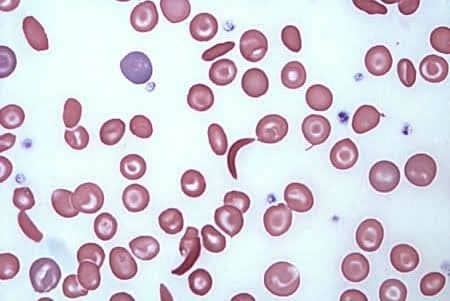
#> input picture rbc/test1.jpg, 450 x 301 px
$ jupyter execute --allow-errors morphology.ipynb
#> lines starting #> are read from the running program, lines starting #| are printed output that depends on the picture; after the words box and inside, x2 and y2 are one past the last pixel; in counts of white or black regions, pixels touching at a corner belong together
#> further down, img is the input picture: shape (301, 450, 3); mean B, G, R 218.9, 208.4, 213.8
# Hand crafted morpohology approach

[cell 1]
import os
import cv2
import numpy as np
import matplotlib.pyplot as plt

#> (the rest of this cell did not finish here and is left out)

#> (a cell that did not finish here is left out)

[cell 3]
# sliding window technique

def process(img_rgb):

    # green channel produce slightly better result than the grayscale image and other channels
    img_gray=img_rgb[:,:,1]
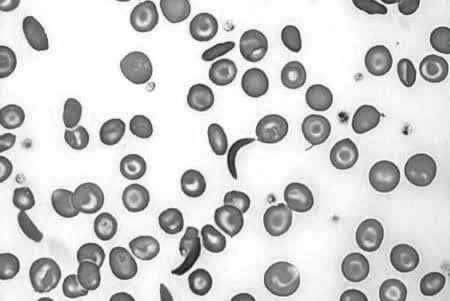
#> img_gray: shape (301, 450); min 24, max 255, mean 208.4
    #cv2.cvtColor(img_rgb, cv2.COLOR_BGR2GRAY)

    # morphological opening
    circle7=cv2.getStructuringElement(cv2.MORPH_ELLIPSE,(7,7))
    img_open=cv2.morphologyEx(img_gray, cv2.MORPH_OPEN, circle7)
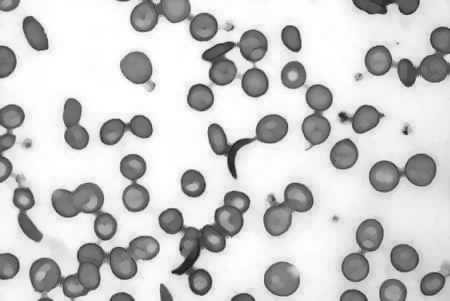
#> img_open: shape (301, 450); min 24, max 255, mean 203

    # otsu thresholding
    img_th=cv2.threshold(img_open,0,255,cv2.THRESH_OTSU)[1]
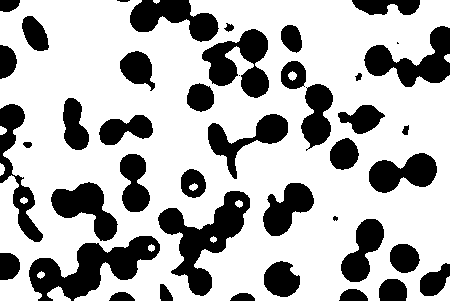
#> img_th: shape (301, 450); 70.5% white; 43 black regions (3 under 20 px), largest, box (x1, y1, x2, y2) and area: (29, 236, 160, 301) 3841, (158, 191, 250, 296) 3626, (202, 29, 269, 98) 2482
    # invert the image in case the objects of interest are in the dark side
    if(np.sum(img_th==255)>np.sum(img_th==0)):
        img_th=cv2.bitwise_not(img_th)

    #second morphological opening on binary image
    bin_open=cv2.morphologyEx(img_th, cv2.MORPH_OPEN, circle7)
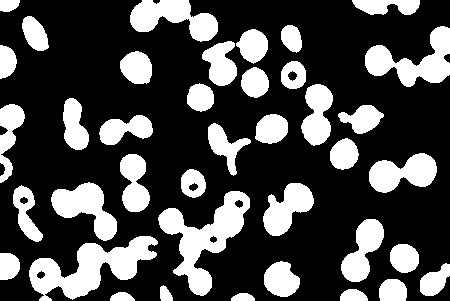
#> bin_open: shape (301, 450); 29% white; 39 white regions, largest, box (x1, y1, x2, y2) and area: (29, 236, 158, 301) 3764, (158, 191, 250, 296) 3606, (365, 26, 450, 87) 2402
    #connected components

    segmented_image =cv2.connectedComponents(bin_open)[1]
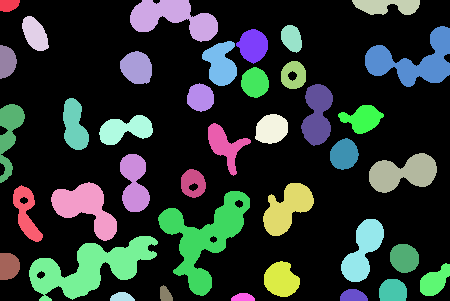
#> segmented_image: shape (301, 450) int32; 40 distinct labels, from 0 to 39; one colour per label, 0 black
    #segmented_image =segment_on_dt(bin_open,20)

    return segmented_image

# Test

#> (a cell that did not finish here is left out)

[cell 5]
img = cv2.imread("test1.jpg")

[cell 6]
# segment input image
sg = process(img)

[cell 7]
fig=plt.figure(figsize=(12, 12))
ax1 = fig.add_subplot(1,2,1)

ax1.imshow(img)
ax2 = fig.add_subplot(1,2,2)
ax2.imshow(sg)
#> figure, not shown here; B, G, R data is drawn as R, G, B

$ run again, with rbc/test2.jpg copied over rbc/test1.jpg
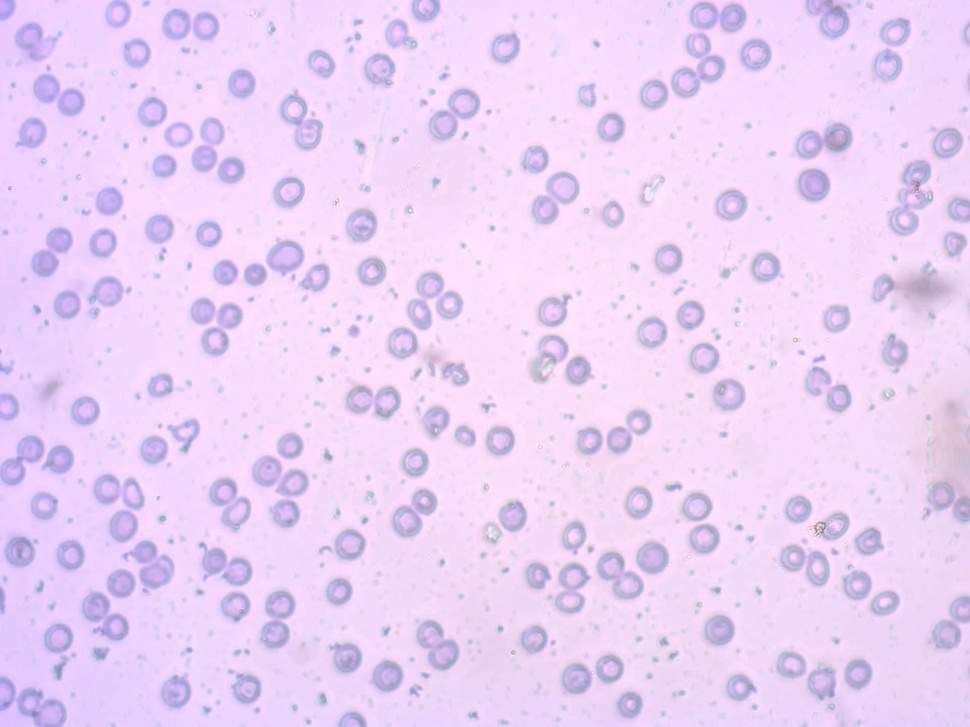
#> input picture rbc/test2.jpg, 970 x 727 px, shrunk from 1920 x 1440 before the run
#> img is the input picture: shape (727, 970, 3); mean B, G, R 246, 209.8, 234.3
#> in process, `img_th=cv2.threshold(img_open,0,255,cv2.THRESH_OTSU)[1]`:
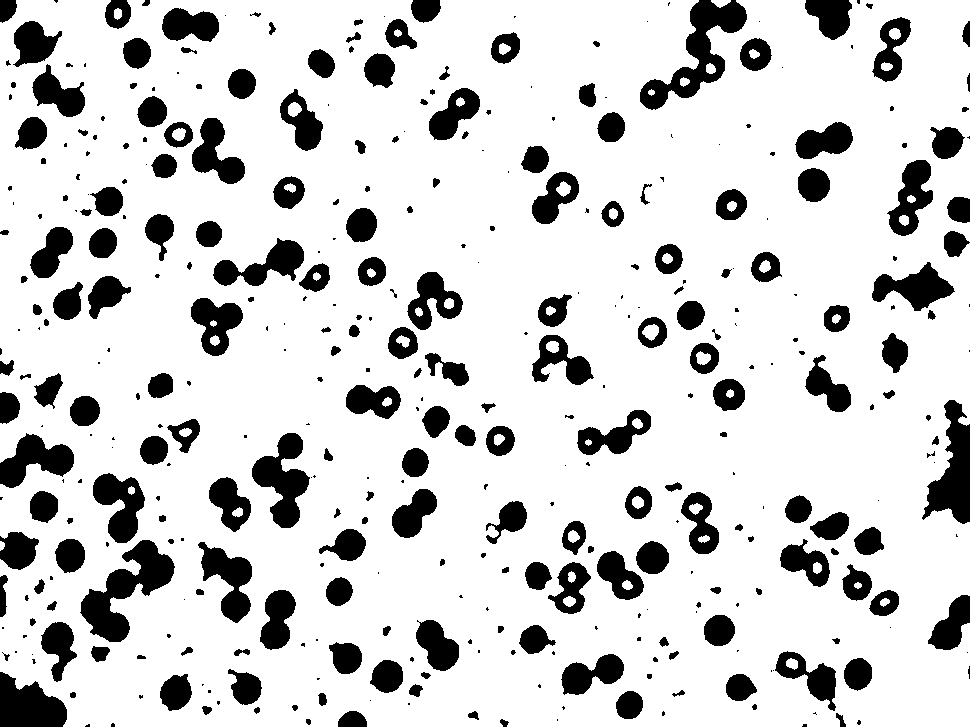
#> img_th: shape (727, 970); 82.3% white; 394 black regions (165 under 20 px), largest, box (x1, y1, x2, y2) and area: (80, 540, 175, 642) 3906, (640, 0, 747, 110) 3865, (922, 400, 970, 524) 3084
#> bin_open: shape (727, 970); 16.8% white; 147 white regions, largest, box (x1, y1, x2, y2) and area: (81, 540, 174, 642) 3875, (640, 0, 747, 110) 3853, (925, 400, 970, 524) 3022
#> in process, `segmented_image =cv2.connectedComponents(bin_open)[1]`:
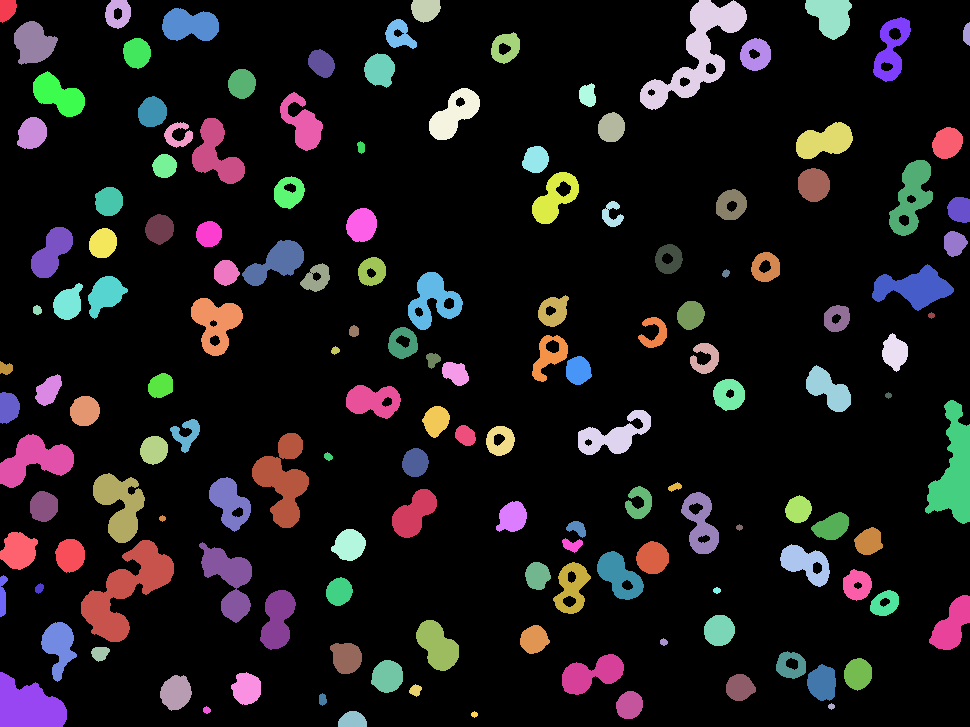
#> segmented_image: shape (727, 970) int32; 148 distinct labels, from 0 to 147; one colour per label, 0 black
